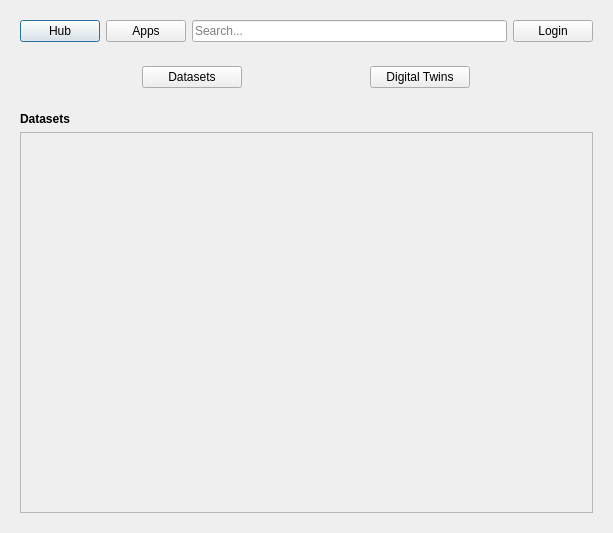
<?xml version="1.0" encoding="UTF-8"?>
<ui version="4.0">
 <class>ClearlyHubDialogBase</class>
 <widget class="QDialog" name="ClearlyHubDialogBase">
  <property name="enabled">
   <bool>true</bool>
  </property>
  <property name="geometry">
   <rect>
    <x>0</x>
    <y>0</y>
    <width>613</width>
    <height>533</height>
   </rect>
  </property>
  <property name="windowTitle">
   <string>Clearly.Hub</string>
  </property>
  <property name="styleSheet">
   <string notr="true"/>
  </property>
  <layout class="QVBoxLayout" name="verticalLayout">
   <item>
    <widget class="QWidget" name="topBarWidget" native="true">
     <layout class="QHBoxLayout" name="horizontalLayout">
      <item>
       <widget class="QPushButton" name="hubsButton">
        <property name="text">
         <string>Hub</string>
        </property>
       </widget>
      </item>
      <item>
       <widget class="QPushButton" name="appsButton">
        <property name="text">
         <string>Apps</string>
        </property>
       </widget>
      </item>
      <item>
       <widget class="QLineEdit" name="searchBox">
        <property name="placeholderText">
         <string>Search...</string>
        </property>
       </widget>
      </item>
      <item>
       <widget class="QPushButton" name="loginButton">
        <property name="text">
         <string>Login</string>
        </property>
       </widget>
      </item>
     </layout>
    </widget>
   </item>
   <item>
    <widget class="QWidget" name="widget_2" native="true">
     <layout class="QHBoxLayout" name="horizontalLayout_3">
      <item>
       <widget class="QPushButton" name="datasetsButton">
        <property name="maximumSize">
         <size>
          <width>100</width>
          <height>200</height>
         </size>
        </property>
        <property name="text">
         <string>Datasets</string>
        </property>
       </widget>
      </item>
      <item>
       <widget class="QPushButton" name="digitaltwinsButton">
        <property name="maximumSize">
         <size>
          <width>100</width>
          <height>200</height>
         </size>
        </property>
        <property name="text">
         <string>Digital Twins</string>
        </property>
       </widget>
      </item>
     </layout>
    </widget>
   </item>
   <item>
    <widget class="QWidget" name="contentWidget" native="true">
     <layout class="QVBoxLayout" name="verticalLayout_2">
      <item>
       <widget class="QLabel" name="datasetsLabel">
        <property name="font">
         <font>
          <weight>75</weight>
          <bold>true</bold>
         </font>
        </property>
        <property name="frameShape">
         <enum>QFrame::NoFrame</enum>
        </property>
        <property name="text">
         <string>Datasets</string>
        </property>
       </widget>
      </item>
      <item>
       <widget class="QScrollArea" name="scrollArea">
        <property name="widgetResizable">
         <bool>true</bool>
        </property>
        <widget class="QWidget" name="scrollAreaWidgetContents">
         <property name="geometry">
          <rect>
           <x>0</x>
           <y>0</y>
           <width>567</width>
           <height>350</height>
          </rect>
         </property>
         <layout class="QVBoxLayout" name="verticalLayout_3"/>
        </widget>
       </widget>
      </item>
     </layout>
    </widget>
   </item>
  </layout>
 </widget>
 <resources/>
 <connections/>
</ui>
